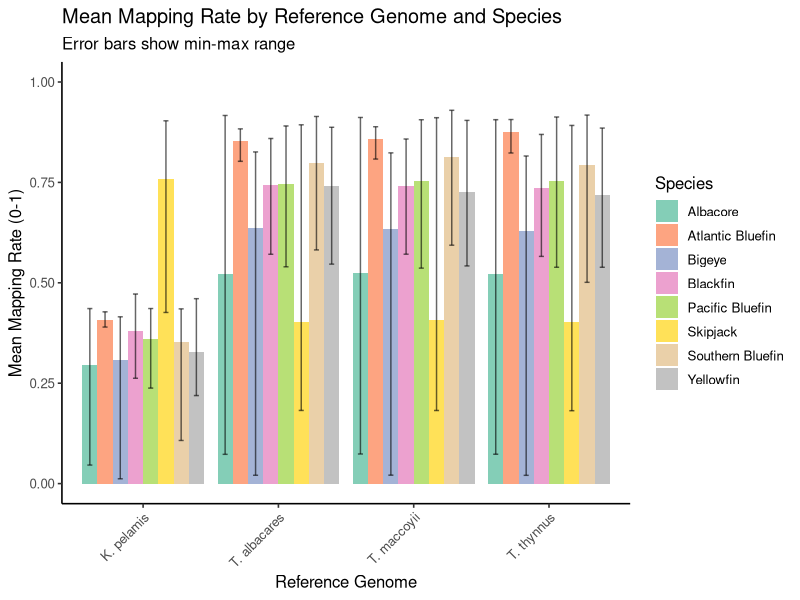
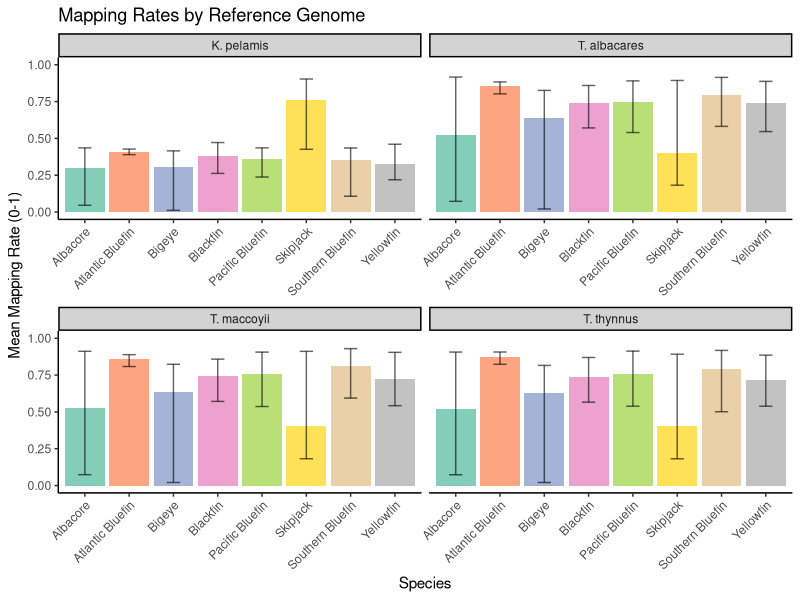
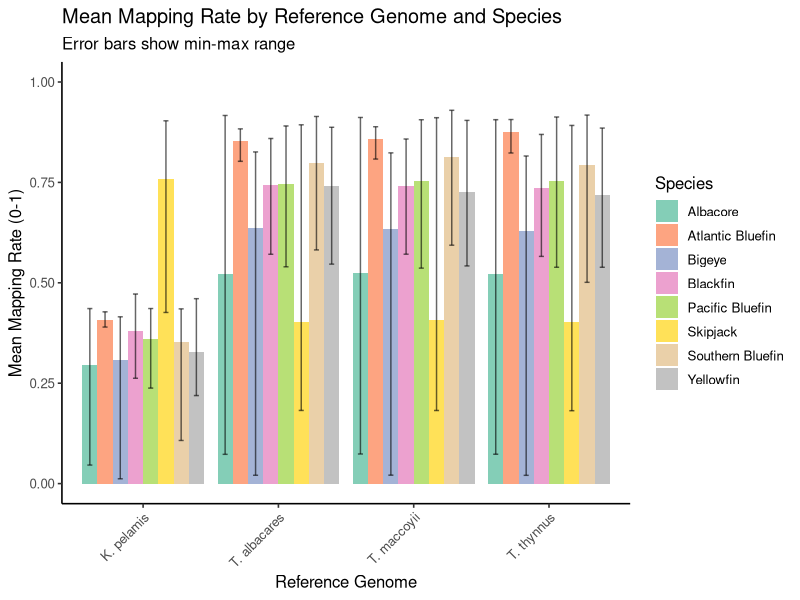

Here is the R script that generated these plots, in order: (Note: this script raises an error after producing the figures.)
## Mapping metrics visualization ##


# DATA LOADING & PREP -----------------------------------------------------

# Load required libraries
library(ggplot2)
library(dplyr)
library(tidyr)
library(cowplot)
library(viridis)
library(reshape2)

# Load mapping rate data and mapping metric data
mapping_metrics <- read.table("./data/mapping_metrics.txt", header = TRUE, sep = "\t", stringsAsFactors = FALSE)
mapping_rate <- read.table("./data/alignment_by_species.txt", header = TRUE, sep = "\t", stringsAsFactors = FALSE)

# Map species codes to full names
species_names <- c(
  "ALB" = "Albacore",
  "BET" = "Bigeye",
  "BFT" = "Atlantic Bluefin",
  "BKT" = "Blackfin",
  "PBT" = "Pacific Bluefin",
  "SBT" = "Southern Bluefin",
  "SKJ" = "Skipjack",
  "YFT" = "Yellowfin"
)

mapping_rate$Species_Full <- species_names[mapping_rate$Species]
mapping_metrics$Species_Full <- species_names[mapping_metrics$Species]

# Standardize & fix some species codes
mapping_metrics$Species <- toupper(mapping_metrics$Species)
mapping_metrics$Species <- gsub("^BE2$", "BET", mapping_metrics$Species)  # BE2 -> BET (Bigeye)
mapping_metrics$Species <- gsub("^BKF$", "BKT", mapping_metrics$Species)  # BKF -> BKT (Blackfin)
mapping_metrics$Species <- gsub("^PBF$", "PBT", mapping_metrics$Species)  # PBF -> PBT (Pacific Bluefin)
mapping_metrics$Species <- gsub("^SBF$", "SBT", mapping_metrics$Species)  # SBF -> SBT (Southern Bluefin)

# Clean up reference names
mapping_metrics <- mapping_metrics %>%
  mutate(
    Reference_Clean = gsub("_ref$", "", Reference),
    Reference_Clean = gsub("thunnus_albacares", "T. albacares", Reference_Clean),
    Reference_Clean = gsub("thunnus_maccoyii", "T. maccoyii", Reference_Clean),
    Reference_Clean = gsub("thunnus_thynnus", "T. thynnus", Reference_Clean),
    Reference_Clean = gsub("katsuwonus_pelamis", "K. pelamis", Reference_Clean)
  )

mapping_rate <- mapping_rate %>%
  mutate(
    Reference_Clean = gsub("_ref$", "", Reference),
    Reference_Clean = gsub("thunnus_albacares", "T. albacares", Reference_Clean),
    Reference_Clean = gsub("thunnus_maccoyii", "T. maccoyii", Reference_Clean),
    Reference_Clean = gsub("thunnus_thynnus", "T. thynnus", Reference_Clean),
    Reference_Clean = gsub("katsuwonus_pelamis", "K. pelamis", Reference_Clean)
  )


# 1. Mean Mapping Rate by Species and Reference ---------------------------

p1 <- ggplot(mapping_rate, aes(x = Reference_Clean, y = Mean_Alignment_Rate, fill = Species_Full)) +
  geom_bar(stat = "identity", position = position_dodge(0.9), alpha = 0.8) +
  geom_errorbar(aes(ymin = Min_Alignment_Rate, ymax = Max_Alignment_Rate),
                position = position_dodge(0.9), width = 0.3, alpha = 0.6) +
  labs(title = "Mean Mapping Rate by Reference Genome and Species",
       subtitle = "Error bars show min-max range",
       x = "Reference Genome",
       y = "Mean Mapping Rate (0-1)",
       fill = "Species") +
  theme_classic(base_size = 12) +
  theme(axis.text.x = element_text(angle = 45, hjust = 1),
        legend.position = "right") +
  scale_fill_brewer(palette = "Set2") +
  ylim(0, 1)
p1
ggsave("plots/mapping_rate_by_species_bars.png", p1, width = 12, height = 7, dpi = 300)


# 2. Mapping rates faceted by reference --------------------------------------


p2 <- ggplot(mapping_rate, aes(x = Species_Full, y = Mean_Alignment_Rate, fill = Species_Full)) +
  geom_bar(stat = "identity", alpha = 0.8) +
  geom_errorbar(aes(ymin = Min_Alignment_Rate, ymax = Max_Alignment_Rate),
                width = 0.3, alpha = 0.6) +
  facet_wrap(~Reference_Clean, ncol = 2, scales = "free_x") +
  labs(title = "Mapping Rates by Reference Genome",
       x = "Species",
       y = "Mean Mapping Rate (0-1)") +
  theme_classic(base_size = 11) +
  theme(axis.text.x = element_text(angle = 45, hjust = 1),
        legend.position = "none",
        strip.background = element_rect(fill = "lightgray")) +
  scale_fill_brewer(palette = "Set2") +
  ylim(0, 1)
p2
ggsave("plots/mapping_rate_faceted_by_reference.png", p3, width = 12, height = 10, dpi = 300)


# 3. Heatmap of Mean Mapping Rates ----------------------------------------


p3 <- ggplot(mapping_rate, aes(x = Reference_Clean, y = Species_Full, fill = Mean_Alignment_Rate)) +
  geom_tile(color = "white", linewidth = 1) +
  geom_text(aes(label = sprintf("%.1f", Mean_Alignment_Rate)), 
            color = "black", size = 3.5, fontface = "bold") +
  scale_fill_gradient2(low = "red", mid = "yellow", high = "green",
                       midpoint = 0.5, limits = c(0, 1),
                       name = "Mapping\nRate") +
  labs(title = "Mapping Rate Heatmap",
       subtitle = "Shows mean alignment rate for each species-reference combination",
       x = "Reference Genome",
       y = "Species") +
  theme_minimal(base_size = 12) +
  theme(axis.text.x = element_text(angle = 45, hjust = 1),
        panel.grid = element_blank())
p3
ggsave("plots/mapping_rate_heatmap.png", p2, width = 10, height = 8, dpi = 300)


# 4. Best Reference per Species -------------------------------------------


best_ref <- mapping_rate %>%
  group_by(Species_Full) %>%
  slice_max(order_by = Mean_Alignment_Rate, n = 1) %>%
  ungroup()

p4 <- ggplot(best_ref, aes(x = reorder(Species_Full, Mean_Alignment_Rate), 
                            y = Mean_Alignment_Rate, fill = Reference_Clean)) +
  geom_bar(stat = "identity", alpha = 0.8) +
  geom_text(aes(label = sprintf("%.1f", Mean_Alignment_Rate)),
            hjust = -0.2, size = 3.5) +
  coord_flip() +
  labs(title = "Best Reference Genome for Each Species",
       subtitle = "Showing highest mean mapping rate",
       x = "Species",
       y = "Mean Mapping Rate (0-1)",
       fill = "Best Reference") +
  theme_classic(base_size = 12) +
  scale_fill_brewer(palette = "Set1") +
  ylim(0, 1)
p4
ggsave("plots/best_reference_per_species.png", p4, width = 10, height = 7, dpi = 300)


# 5. Mean depth - grouped by species --------------------------------------


p5 <- ggplot(mapping_metrics, aes(x = Reference_Clean, y = Mean_Depth, fill = Species_Full)) +
  geom_boxplot(alpha = 0.7) +
  geom_jitter(width = 0.2, alpha = 0.4, size = 1) +
  labs(title = "Mean Coverage Depth by Reference Genome and Species",
       x = "Reference Genome",
       y = "Mean Depth (X)",
       fill = "Species") +
  theme_classic(base_size = 12) +
  theme(axis.text.x = element_text(angle = 45, hjust = 1),
        legend.position = "right") +
  scale_fill_brewer(palette = "Set2")
p5
ggsave("plots/mean_depth_by_species.png", p3, width = 12, height = 7, dpi = 300)


# 6. Mean depth - average ----------------------------------------------------


depth_summary <- mapping_metrics %>%
  group_by(Reference_Clean) %>%
  summarise(Mean_Depth_Overall = mean(Mean_Depth, na.rm = TRUE),
            SD_Depth = sd(Mean_Depth, na.rm = TRUE),
            N = n())

p6 <- ggplot(depth_summary, aes(x = Reference_Clean, y = Mean_Depth_Overall, fill=Reference_Clean)) +
  geom_bar(stat = "identity", alpha = 0.8) +
  geom_errorbar(aes(ymin = pmax(0, Mean_Depth_Overall - SD_Depth),
                    ymax = Mean_Depth_Overall + SD_Depth),
                width = 0.3, linewidth = 0.8) +
  geom_text(aes(label = paste0("n=", N)), vjust = -0.5, size = 3) +
  labs(title = "Average Coverage Depth by Reference Genome",
       x = "Reference Genome",
       y = "Mean Depth (X)",
       fill = "Reference") +
  theme_classic(base_size = 12) +
  scale_fill_brewer(palette = "Set1") +
  theme(axis.text.x = element_text(angle = 45, hjust = 1))
p6
ggsave("plots/mean_depth_overall.png", p4, width = 8, height = 6, dpi = 300)


# 7. Breadth (1X) - grouped by species ------------------------------------


p7 <- ggplot(mapping_metrics, aes(x = Reference_Clean, y = Breadth_1x, fill = Species_Full)) +
  geom_boxplot(alpha = 0.7) +
  geom_jitter(width = 0.2, alpha = 0.4, size = 1) +
  labs(title = "Genome Breadth (≥1X) by Reference and Species",
       x = "Reference Genome",
       y = "Breadth of Coverage (%)",
       fill = "Species") +
  theme_classic(base_size = 12) +
  theme(axis.text.x = element_text(angle = 45, hjust = 1),
        legend.position = "right") +
  scale_fill_brewer(palette = "Set2") +
  ylim(0, 105)
p7
ggsave("plots/breadth_1x_by_species.png", p5, width = 12, height = 7, dpi = 300)


# 8. Breadth (1X) - average -----------------------------------------------


breadth_summary <- mapping_metrics %>%
  group_by(Reference_Clean) %>%
  summarise(Mean_Breadth_1x = mean(Breadth_1x, na.rm = TRUE),
            SD_Breadth_1x = sd(Breadth_1x, na.rm = TRUE),
            N = n())

p8 <- ggplot(breadth_summary, aes(x = Reference_Clean, y = Mean_Breadth_1x, fill=Reference_Clean)) +
  geom_bar(stat = "identity", alpha = 0.8) +
  geom_errorbar(aes(ymin = pmax(0, Mean_Breadth_1x - SD_Breadth_1x),
                    ymax = pmin(100, Mean_Breadth_1x + SD_Breadth_1x)),
                width = 0.3, linewidth = 0.8) +
  geom_text(aes(label = paste0("n=", N)), vjust = -0.5, size = 3) +
  labs(title = "Average Genome Breadth (≥1X) by Reference",
       x = "Reference Genome",
       y = "Mean Breadth (%)", 
       fill = "Reference") +
  theme_classic(base_size = 12) +
  scale_fill_brewer(palette = "Set1")+
  theme(axis.text.x = element_text(angle = 45, hjust = 1)) +
  ylim(0, 105)
p8
ggsave("plots/breadth_1x_overall.png", p6, width = 8, height = 6, dpi = 300)


# 9. Mean mapping quality - grouped by species ----------------------------


# Filter out NA values for mapping quality
mapq_data <- mapping_metrics %>% filter(!is.na(Mean_MapQ) & Mean_MapQ > 0)

p9 <- ggplot(mapq_data, aes(x = Reference_Clean, y = Mean_MapQ, fill = Species_Full)) +
  geom_boxplot(alpha = 0.7) +
  geom_jitter(width = 0.2, alpha = 0.4, size = 1) +
  labs(title = "Mean Mapping Quality by Reference and Species",
       x = "Reference Genome",
       y = "Mean MAPQ",
       fill = "Species") +
  theme_classic(base_size = 12) +
  theme(axis.text.x = element_text(angle = 45, hjust = 1),
        legend.position = "right") +
  scale_fill_brewer(palette = "Set2") +
  geom_hline(yintercept = 30, linetype = "dashed", color = "red", alpha = 0.5)
p9
ggsave("plots/mean_mapq_by_species.png", p7, width = 12, height = 7, dpi = 300)


# 10. Mean mapping quality - average --------------------------------------


mapq_summary <- mapq_data %>%
  group_by(Reference_Clean) %>%
  summarise(Mean_MapQ_Overall = mean(Mean_MapQ, na.rm = TRUE),
            SD_MapQ = sd(Mean_MapQ, na.rm = TRUE),
            N = n())

p10 <- ggplot(mapq_summary, aes(x = Reference_Clean, y = Mean_MapQ_Overall, fill=Reference_Clean)) +
  geom_bar(stat = "identity", alpha = 0.8) +
  geom_errorbar(aes(ymin = pmax(0, Mean_MapQ_Overall - SD_MapQ),
                    ymax = Mean_MapQ_Overall + SD_MapQ),
                width = 0.3, linewidth = 0.8) +
  geom_text(aes(label = paste0("n=", N)), vjust = -0.5, size = 3) +
  labs(title = "Average Mapping Quality by Reference",
       x = "Reference Genome",
       y = "Mean MAPQ") +
  theme_classic(base_size = 12) +
  theme(axis.text.x = element_text(angle = 45, hjust = 1)) +
  scale_fill_brewer(palette="Set1")+
  geom_hline(yintercept = 30, linetype = "dashed", color = "red", alpha = 0.5)
p10
ggsave("plots/mean_mapq_overall.png", p8, width = 8, height = 6, dpi = 300)


# 11. Multi-panel summary plot --------------------------------------------

summary_plot <- plot_grid(p4, p6, p8, p10, 
                          ncol = 2, nrow = 2,
                          labels = c("A", "B", "C", "D"),
                          label_size = 14)
summary_plot
ggsave("plots/summary_all_metrics.png", summary_plot, width = 14, height = 12, dpi = 300)

